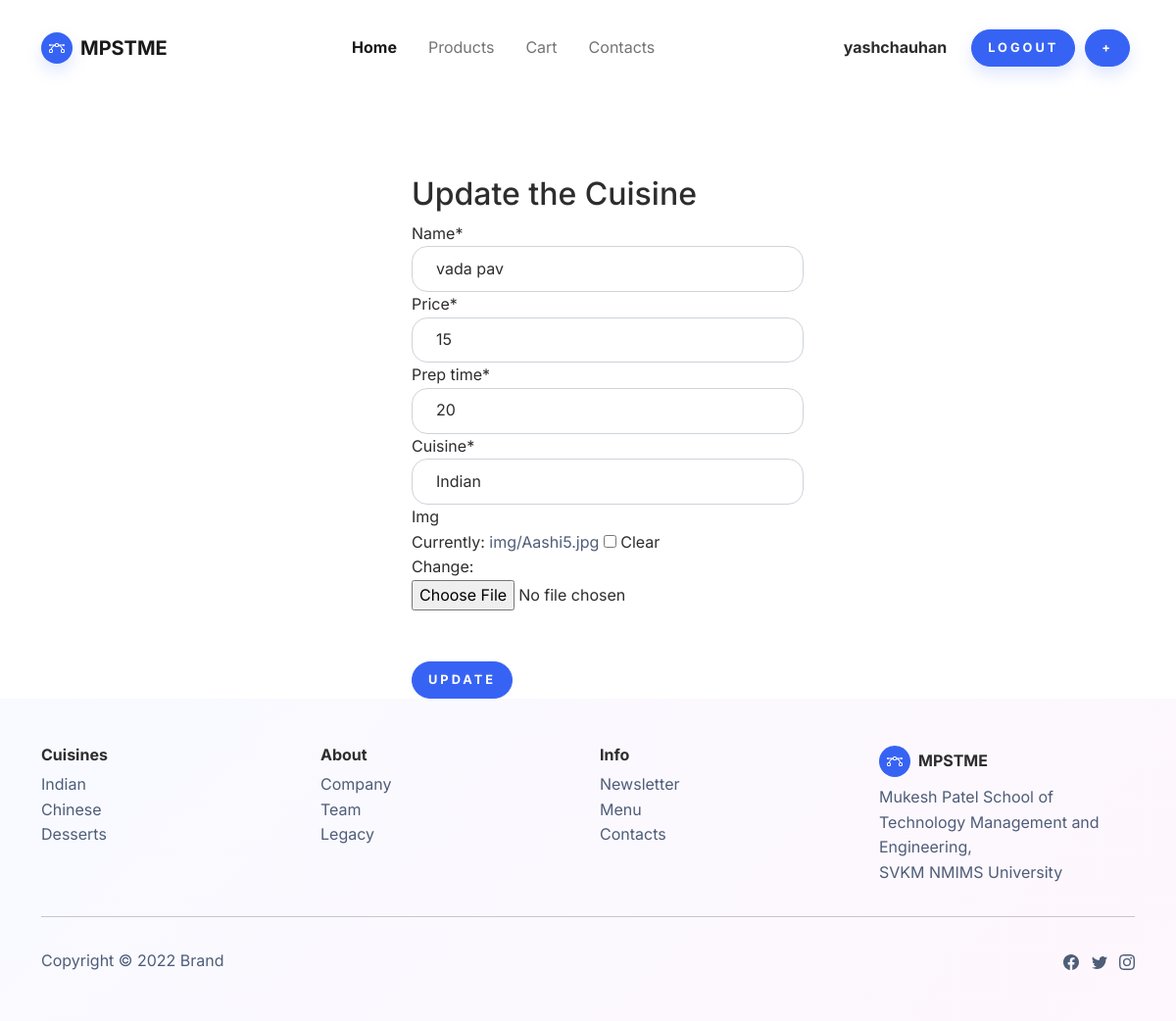
Page /update/vada pav (signed in) on the committed database.
### home/models.py (models this page shows, shortened)
class Menu(models.Model):
    name=models.CharField(max_length=50)
    price=models.IntegerField()
    prep_time=models.IntegerField()
    cuisines=(
        ('0', "None"),
        ("Indian", "Indian"),
        ("Chinese", "Chinese"),
        ("Continental", "Continental"),
        ("Desserts", "Desserts"),
    )
    cuisine=models.CharField(choices=cuisines, max_length=30, default="None")
    img=models.ImageField(upload_to='img/', null=True, blank=True)
    class Meta:
        verbose_name_plural = "Menu"

### home/views.py (the view)
# urls.py: path('update/<str:name>',views.update_product,name='update'),
@login_required(login_url='login')
def update_product(request, name):
    if request.user.is_superuser:
        data=Menu.objects.get(name=name)
        update_form=MenuForm(request.POST or None, request.FILES or None, instance=data)
        if update_form.is_valid():
            image_path = data.img.url
            if os.path.exists(image_path):
                os.remove(image_path)
            update_form.save()
            return redirect('products')
        return render(request, 'crud/update.html', {'form': update_form})
    else:
        return redirect('home')

### home/forms.py
class MenuForm(forms.ModelForm):
    class Meta:
        model=Menu
        fields="__all__"

### templates/crud/update.html (shortened to what this page needs)
{% extends 'common/base.html'%}
{% load static %}
{% load crispy_forms_tags %}
{% block content %}
    <br>
    <br>
    <br>
    <br>
      <div style="margin-left: 35%;">
    <h2>Update the Cuisine</h2>
      <form action="" method="POST" style="max-width: 400px; " enctype="multipart/form-data">
        {{form|crispy}}
        <br>
      <br>
      <button type="submit" class="btn btn-primary">Update</button>
      </form>
    </div>
    {% endblock %}

### templates/common/base.html (shortened to what this page needs)
{% load static %}
<!DOCTYPE html>
<html lang="en">
<head>
    <link rel="stylesheet" href="{% static 'bootstrap/css/bootstrap.min.css' %}">
    <link rel="stylesheet" href="{% static 'bootstrap/css/styles.css' %}">
</head>
<body style="/*background: url(&quot;design.jpg&quot;);*/background-position: 0 -60px;">
    <nav class="navbar navbar-light navbar-expand-md fixed-top navbar-shrink py-3" id="mainNav">
        <div class="container"><a class="navbar-brand d-flex align-items-center" href="/"><span class="bs-icon-sm bs-icon-circle bs-icon-primary shadow d-flex justify-content-center align-items-center me-2 bs-icon">
                    </span><span>MPSTME</span></a>
            <div class="collapse navbar-collapse" id="navcol-1">
                <ul class="navbar-nav mx-auto">
                    <li class="nav-item"><a class="nav-link active" href="{% url 'home' %}">Home</a></li>
                    <li class="nav-item"><a class="nav-link" href="{% url 'products' %}">Products</a></li>
                    <li class="nav-item"><a class="nav-link" href="{% url 'shoppingcart' %}">Cart</a></li>
                    <li class="nav-item"><a class="nav-link" href="{% url 'contacts' %}">Contacts</a></li>
                </ul>
                <p style="margin: 20px;"><strong>{{user.username}}</strong></p>
                {% if not user.is_authenticated %}
                <a class="btn btn-primary shadow" style="margin: 5px;" role="button" href="{% url 'signup' %}">Sign up</a>
                <a class="btn btn-primary shadow" style="margin: 5px;" role="button" href="{% url 'login' %}">Login</a>
                {% else %}
                <a class="btn btn-primary shadow" style="margin: 5px;" role="button" href="{% url 'logout' %}">Logout</a>
                {% if user.is_superuser or user.is_staff %}
                <a class="btn btn-primary shadow" style="margin: 5px;" role="button" href="{% url 'add' %}">+</a>
                {% endif %}
                {% endif %}
            </div>
        </div>
    </nav>
    <br><br><br>
    {% block content %}
    {% endblock %}
    <footer class="bg-primary-gradient">
        <div class="container py-4 py-lg-5">
            <div class="row justify-content-center">
                <div class="col-sm-4 col-md-3 text-center text-lg-start d-flex flex-column item">
                    <h3 class="fs-6 fw-bold">Cuisines</h3>
                    <ul class="list-unstyled">
                        <li><a href="{% url 'products_cuis' 'Indian' %}">Indian</a></li>
                        <li><a href="{% url 'products_cuis' 'Chinese' %}">Chinese</a></li>
                        <li><a href="{% url 'products_cuis' 'Desserts' %}">Desserts</a></li>
                    </ul>
                </div>
                <div class="col-sm-4 col-md-3 text-center text-lg-start d-flex flex-column item">
                    <h3 class="fs-6 fw-bold">About</h3>
                    <ul class="list-unstyled">
                        <li><a href="#">Company</a></li>
                        <li><a href="#">Team</a></li>
                        <li><a href="#">Legacy</a></li>
                    </ul>
                </div>
                <div class="col-sm-4 col-md-3 text-center text-lg-start d-flex flex-column item">
                    <h3 class="fs-6 fw-bold">Info</h3>
                    <ul class="list-unstyled">
                        <li><a href="">Newsletter</a></li>
                        <li><a href="{% url 'products' %}">Menu</a></li>
                        <li><a href="{% url 'contacts' %}">Contacts</a></li>
                    </ul>
                </div>
                <div class="col-lg-3 text-center text-lg-start d-flex flex-column align-items-center order-first align-items-lg-start order-lg-last item social">
                    <div class="fw-bold d-flex align-items-center mb-2"><span class="bs-icon-sm bs-icon-circle bs-icon-primary d-flex justify-content-center align-items-center bs-icon me-2"></span><span>MPSTME</span></div>
                    <p class="text-muted copyright">Mukesh Patel School of Technology Management and Engineering, <br>SVKM NMIMS University</p>
                </div>
            </div>
            <hr>
            <div class="text-muted d-flex justify-content-between align-items-center pt-3">
                <p class="mb-0">Copyright © 2022 Brand</p>
                <ul class="list-inline mb-0">
                    <li class="list-inline-item"></li>
                    <li class="list-inline-item"></li>
                    <li class="list-inline-item"></li>
                </ul>
            </div>
        </div>
    </footer>
</body>
</html>

### rows in the picture
Menu: name "vada pav", price "15", prep_time "20", cuisine "Indian"

### other values in the picture
{{ user.username }} "yashchauhan"
